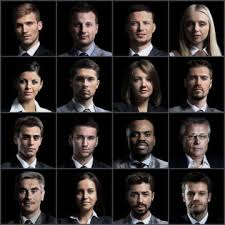
#> input picture faceRecog/Face-Recognition-master/faceRecogprob2/opencvTurkchekaynak/yuzler1.jpg, 225 x 225 px
$ python cascad_ile_resimdenAlma.py
#> lines starting #> are read from the running program, lines starting #| are printed output that depends on the picture; after the words box and inside, x2 and y2 are one past the last pixel; in counts of white or black regions, pixels touching at a corner belong together
import cv2

import numpy as np

resim = cv2.imread("yuzler1.jpg")
#> resim is the input picture: shape (225, 225, 3); mean B, G, R 39.8, 41.2, 47.2

yuz_casc=cv2.CascadeClassifier("face.xml")

griton = cv2.cvtColor(resim,cv2.COLOR_BGR2GRAY)
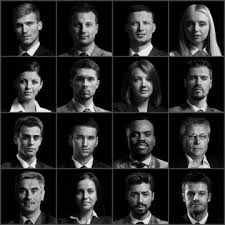
#> griton: shape (225, 225); min 0, max 253, mean 42.8
yuzler = yuz_casc.detectMultiScale(griton,1.1,4)
#> yuzler = 16 rows, first 6: [10, 13, 30, 30], [68, 13, 31, 31], [127, 11, 30, 30], [182, 12, 31, 31], [184, 66, 30, 30], [71, 68, 30, 30]
for (x,y,w,h) in yuzler:
    cv2.rectangle(resim,(x,y),(x+w,y+h),(0,255,0))
#> this loop made 16 passes
#> (x, y, w, h) on passes 1 to 12: (10, 13, 30, 30), (68, 13, 31, 31), (127, 11, 30, 30), (182, 12, 31, 31), (184, 66, 30, 30), (71, 68, 30, 30), (130, 70, 26, 26), (14, 71, 29, 29), (127, 123, 29, 29), (16, 126, 31, 31), (70, 126, 31, 31), (183, 125, 30, 30)
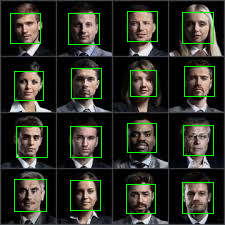
#> resim: shape (225, 225, 3); 3.79% of pixels changed, all inside (x1, y1, x2, y2) = (10, 11, 215, 214)

cv2.imshow('yuzler',resim)
cv2.waitKey(0)
cv2.destroyAllWindows()

$ run again, with faceRecog/Face-Recognition-master/faceRecogprob2/opencvTurkchekaynak/yuzler2.jpg copied over faceRecog/Face-Recognition-master/faceRecogprob2/opencvTurkchekaynak/yuzler1.jpg
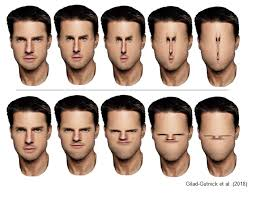
#> input picture faceRecog/Face-Recognition-master/faceRecogprob2/opencvTurkchekaynak/yuzler2.jpg, 256 x 197 px
#> resim is the input picture: shape (197, 256, 3); mean B, G, R 160.3, 170.4, 187.8
#> `griton = cv2.cvtColor(resim,cv2.COLOR_BGR2GRAY)`:
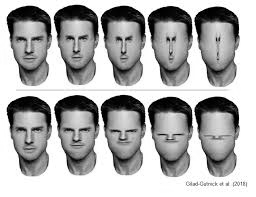
#> griton: shape (197, 256); min 0, max 255, mean 174.5
#> yuzler = [[54, 112, 47, 47], [198, 123, 37, 37], [100, 19, 50, 50], [5, 19, 51, 51], [52, 19, 50, 50], [100, 112, 47, 47], [5, 110, 51, 51], [147, 19, 51, 51], [194, 20, 50, 50]]
#> the loop `for (x,y,w,h) in yuzler:` made 9 passes
#> after the loop `for (x,y,w,h) in yuzler:`:
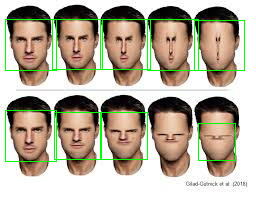
#> resim: shape (197, 256, 3); 3.38% of pixels changed, all inside (x1, y1, x2, y2) = (5, 19, 245, 162)

$ run again, with faceRecog/Face-Recognition-master/faceRecogprob2/opencvTurkchekaynak/yuzler3.jpg copied over faceRecog/Face-Recognition-master/faceRecogprob2/opencvTurkchekaynak/yuzler1.jpg
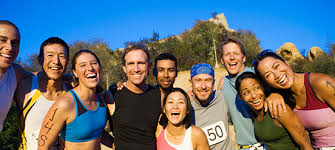
#> input picture faceRecog/Face-Recognition-master/faceRecogprob2/opencvTurkchekaynak/yuzler3.jpg, 335 x 150 px
#> resim is the input picture: shape (150, 335, 3); mean B, G, R 121.5, 111.6, 98.7
#> `griton = cv2.cvtColor(resim,cv2.COLOR_BGR2GRAY)`:
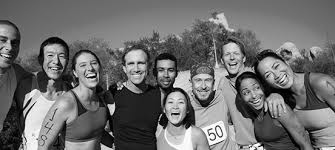
#> griton: shape (150, 335); min 0, max 255, mean 108.9
#> yuzler = [[219, 43, 26, 26], [40, 44, 29, 29], [121, 51, 30, 30], [153, 60, 27, 27], [189, 69, 29, 29], [161, 91, 29, 29], [73, 52, 32, 32]]
#> the loop `for (x,y,w,h) in yuzler:` made 7 passes
#> after the loop `for (x,y,w,h) in yuzler:`:
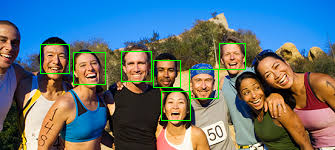
#> resim: shape (150, 335, 3); 1.6% of pixels changed, all inside (x1, y1, x2, y2) = (40, 43, 246, 121)

$ run again, with faceRecog/Face-Recognition-master/faceRecogprob2/opencvTurkchekaynak/yuzler5.jpg copied over faceRecog/Face-Recognition-master/faceRecogprob2/opencvTurkchekaynak/yuzler1.jpg
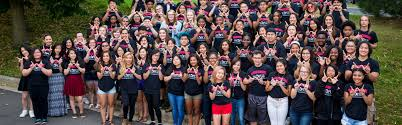
#> input picture faceRecog/Face-Recognition-master/faceRecogprob2/opencvTurkchekaynak/yuzler5.jpg, 402 x 125 px
#> resim is the input picture: shape (125, 402, 3); mean B, G, R 71.8, 74.1, 86.5
#> `griton = cv2.cvtColor(resim,cv2.COLOR_BGR2GRAY)`:
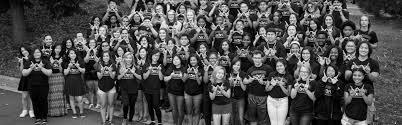
#> griton: shape (125, 402); min 0, max 253, mean 77.5
#> yuzler = ()
